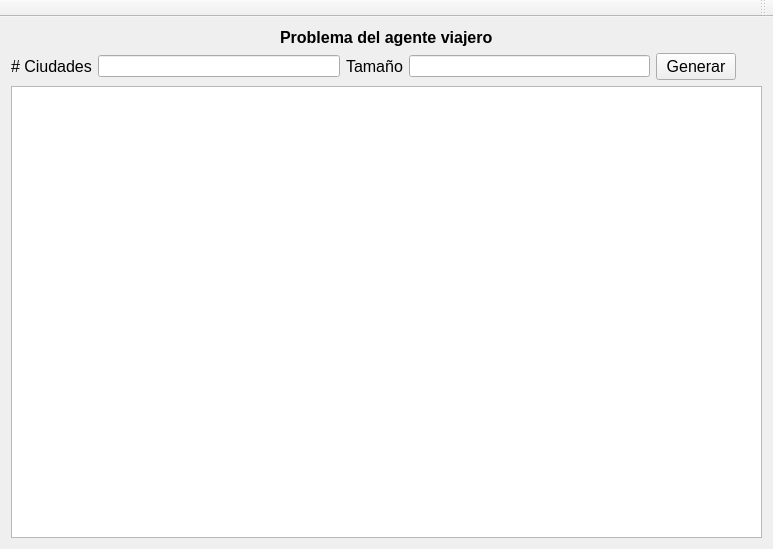
<?xml version="1.0" encoding="UTF-8"?>
<ui version="4.0">
 <class>MainWindow</class>
 <widget class="QMainWindow" name="MainWindow">
  <property name="geometry">
   <rect>
    <x>0</x>
    <y>0</y>
    <width>773</width>
    <height>549</height>
   </rect>
  </property>
  <property name="windowTitle">
   <string>Inteligencia Artificial</string>
  </property>
  <property name="layoutDirection">
   <enum>Qt::LeftToRight</enum>
  </property>
  <widget class="QWidget" name="centralWidget">
   <layout class="QVBoxLayout" name="verticalLayout">
    <item alignment="Qt::AlignHCenter">
     <widget class="QLabel" name="label_3">
      <property name="font">
       <font>
        <pointsize>12</pointsize>
        <weight>75</weight>
        <bold>true</bold>
       </font>
      </property>
      <property name="text">
       <string>Problema del agente viajero</string>
      </property>
     </widget>
    </item>
    <item>
     <layout class="QVBoxLayout" name="verticalLayout_3">
      <property name="topMargin">
       <number>0</number>
      </property>
      <item>
       <layout class="QHBoxLayout" name="horizontalLayout_2">
        <property name="topMargin">
         <number>0</number>
        </property>
        <item>
         <widget class="QLabel" name="label_7">
          <property name="font">
           <font>
            <pointsize>12</pointsize>
           </font>
          </property>
          <property name="text">
           <string># Ciudades</string>
          </property>
         </widget>
        </item>
        <item>
         <widget class="QLineEdit" name="n_nodes"/>
        </item>
        <item>
         <widget class="QLabel" name="label_8">
          <property name="font">
           <font>
            <pointsize>12</pointsize>
           </font>
          </property>
          <property name="text">
           <string>Tamaño</string>
          </property>
         </widget>
        </item>
        <item>
         <widget class="QLineEdit" name="n_tam"/>
        </item>
        <item>
         <widget class="QPushButton" name="pushButton_3">
          <property name="font">
           <font>
            <pointsize>12</pointsize>
           </font>
          </property>
          <property name="text">
           <string>Generar</string>
          </property>
         </widget>
        </item>
        <item>
         <widget class="QLabel" name="label_9">
          <property name="text">
           <string/>
          </property>
         </widget>
        </item>
        <item>
         <widget class="QLabel" name="label_10">
          <property name="text">
           <string/>
          </property>
         </widget>
        </item>
       </layout>
      </item>
      <item>
       <widget class="QGraphicsView" name="graphicsView">
        <property name="sizeAdjustPolicy">
         <enum>QAbstractScrollArea::AdjustToContents</enum>
        </property>
       </widget>
      </item>
     </layout>
    </item>
   </layout>
  </widget>
  <widget class="QToolBar" name="mainToolBar">
   <property name="layoutDirection">
    <enum>Qt::RightToLeft</enum>
   </property>
   <attribute name="toolBarArea">
    <enum>TopToolBarArea</enum>
   </attribute>
   <attribute name="toolBarBreak">
    <bool>false</bool>
   </attribute>
  </widget>
 </widget>
 <layoutdefault spacing="6" margin="11"/>
 <resources/>
 <connections/>
</ui>
